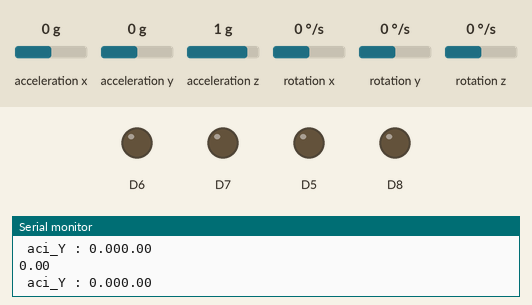
This sketch was run on a simulated ESP8266 (NodeMCU). Parts: output pins drawn as LEDs (lit = HIGH), the last lines printed to the serial monitor. The inputs (shaded band) are chosen by the test bench; at power-on: acceleration x 0 g, acceleration z 1 g, acceleration y 0 g, rotation x 0 °/s, rotation y 0 °/s, rotation z 0 °/s.

Above: at 4.2 s.
4.3 s: acceleration x set to -1.4 g
At 5.2 s:
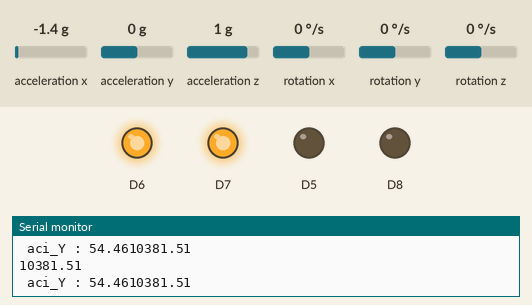
5.8 s: acceleration x set to 0.8 g
At 6.7 s:
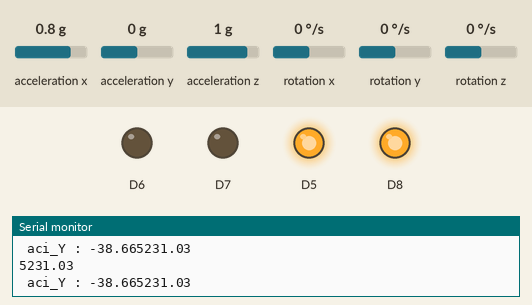
7.3 s: acceleration x set to -0.1 g
At 8.2 s:
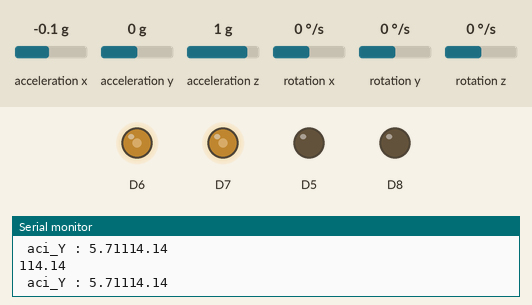
8.8 s: acceleration z set to -0.8 g
At 9.6 s:
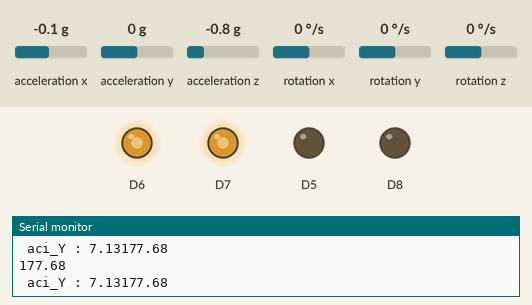
10.3 s: acceleration z set to -0.6 g
At 11.1 s:
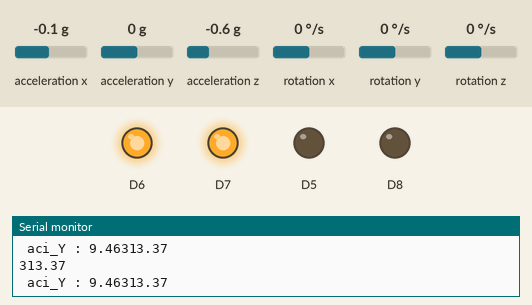
11.8 s: acceleration y set to -0.8 g
At 12.5 s:
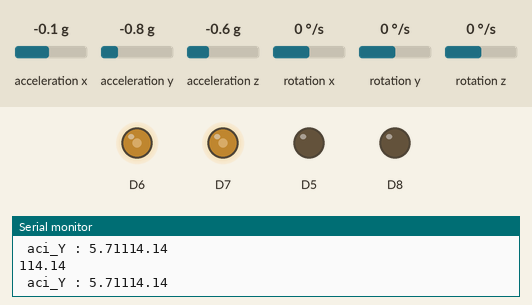
Timing chart, 0 to 14.3 s (numbered marks = the images above; inputs shaded):
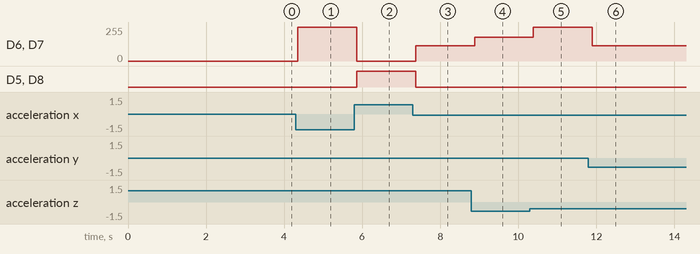

Measured:
- the behaviour switches between -0.8 and -0.7 g on acceleration z (found by bisection; images 4 and 5)
- after the input at 4.3 s, D6, D7: 0/255 → 255/255 after 0.05 s
- after the input at 5.8 s, D6, D7: 255/255 → 0/255 after 0.06 s; D5, D8: LOW → HIGH after 0.06 s
- after the input at 7.3 s, D6, D7: 0/255 → 114/255 after 0.07 s; D5, D8: HIGH → LOW after 0.07 s
- after the input at 8.8 s, D6, D7: 114/255 → 177/255 after 0.08 s
- after the input at 10.3 s, D6, D7: 177/255 → 255/255 after 0.09 s
- after the input at 11.8 s, D6, D7: 255/255 → 114/255 after 0.10 s

The sketch:

Muki_Balancing_Robot.ino
```cpp
#include <MPU6050_tockn.h>
#include <Wire.h>

MPU6050 mpu6050(Wire);
double pos = 0;
double posMin = 0;
double posMax = 0;

void setup() {
  pinMode(D5,OUTPUT);
  pinMode(D6,OUTPUT);
  pinMode(D7,OUTPUT);
  pinMode(D8,OUTPUT);
  Serial.begin(9600);
  Wire.begin();
  mpu6050.begin();
  Serial.println("MPU-6050 sensör bulundu kartı oynatmadan bekleyin");
  mpu6050.calcGyroOffsets(true);
}

void loop() {
  mpu6050.update();
  Serial.print(" aci_Y : ");
  Serial.print(mpu6050.getAngleY());
  delay(50);

  pos=mpu6050.getAngleY();
  posMin=pos*(pos*3.5);
  posMax=-pos*(-pos*3.5);
  Serial.println(posMax);
  Serial.println(posMin);
  //posMin=map(pos, 0, 1024, 100, 250);
  //posMax=map(pos, 0, 1024, 100, 250);

  if (pos>5 && pos < 70) {
    analogWrite(D5,LOW);
    analogWrite(D6,posMin);
    analogWrite(D7,posMin);
    analogWrite(D8,LOW);
  }
  else  if(pos<-5 && pos > -70){
    analogWrite(D5,posMax);
    analogWrite(D6,LOW);
    analogWrite(D7,LOW);
    analogWrite(D8,posMax);
  }
  else{
    analogWrite(D6,LOW);
    analogWrite(D7,LOW);
    analogWrite(D5,LOW);
    analogWrite(D8,LOW);
  }
}
```
